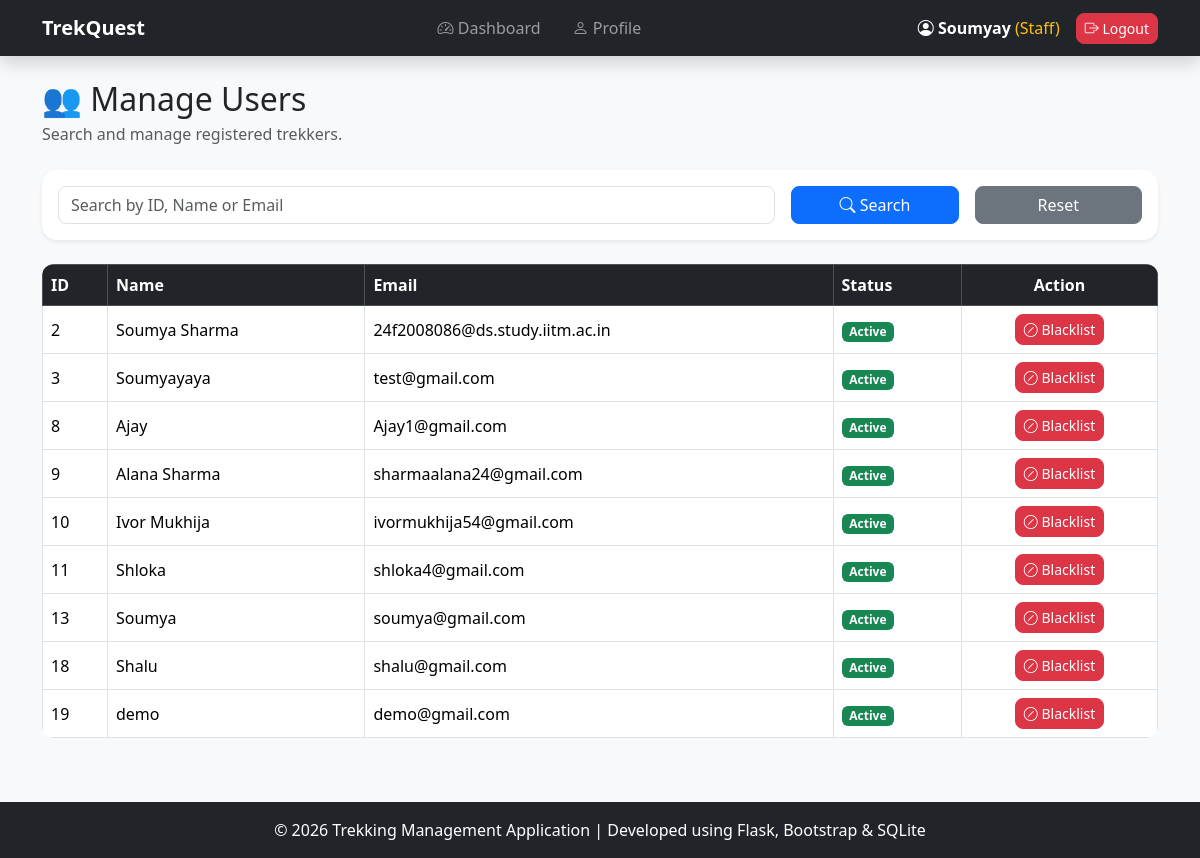
The app's page /manage-users (signed in) with its own data.
### models.py (models this page shows, shortened)
class User(UserMixin, db.Model):
    __tablename__ = "users"
    id = db.Column(
        db.Integer,
        primary_key=True
    )
    name = db.Column(
        db.String(100),
        nullable=False
    )
    email = db.Column(
        db.String(100),
        unique=True,
        nullable=False
    )
    password = db.Column(
        db.String(200),
        nullable=False
    )
    role = db.Column(
        db.String(20),
        nullable=False
    )
    status = db.Column(
        db.String(20),
        default="active"
    )

### app.py (the view)
@app.route("/manage-users")
@login_required
def manage_users():
    search = request.args.get("search")
    users = User.query.filter_by(role="user")
    if search:
        users = users.filter(
            (User.name.contains(search)) |
            (User.email.contains(search)) |
            (User.id == search)
        )
    users = users.all()
    return render_template(
        "manage_users.html",
        users=users,
        search=search
    )

### app.py (called while the page is built)
@login_manager.user_loader
def load_user(user_id):
    return User.query.get(
        int(user_id)
    )

### templates/manage_users.html
{% extends "base.html" %}
{% block content %}
<div class="container mb-5">
    <h2 class="mb-1">
        👥 Manage Users
    </h2>
    <p class="text-muted mb-4">
        Search and manage registered trekkers.
    </p>
    <div class="card shadow-sm border-0 mb-4">
        <div class="card-body">
            <form method="GET">
                <div class="row g-3">
                    <div class="col-md-8">
                        <input
                            type="text"
                            name="search"
                            class="form-control"
                            placeholder="Search by ID, Name or Email"
                            value="{{ search if search else '' }}">
                    </div>
                    <div class="col-md-2">
                        <button class="btn btn-primary w-100">
                            <i class="bi bi-search"></i>
                            Search
                        </button>
                    </div>
                    <div class="col-md-2">
                        <a href="{{ url_for('manage_users') }}"
                           class="btn btn-secondary w-100">
                            Reset
                        </a>
                    </div>
                </div>
            </form>
        </div>
    </div>
    <div class="table-responsive">
        <table class="table table-hover table-bordered align-middle">
            <thead class="table-dark">
                <tr>
                    <th>ID</th>
                    <th>Name</th>
                    <th>Email</th>
                    <th>Status</th>
                    <th class="text-center">Action</th>
                </tr>
            </thead>
            <tbody>
            {% for user in users %}
            <tr>
                <td>{{ user.id }}</td>
                <td>{{ user.name }}</td>
                <td>{{ user.email }}</td>
                <td>
                    {% if user.status=="active" %}
                        <span class="badge bg-success">
                            Active
                        </span>
                    {% elif user.status=="blacklisted" %}
                        <span class="badge bg-danger">
                            Blacklisted
                        </span>
                    {% else %}
                        <span class="badge bg-warning text-dark">
                            {{ user.status }}
                        </span>
                    {% endif %}
                </td>
                <td class="text-center">
                    {% if user.status == "active" %}
                    <a href="{{ url_for('blacklist_user', user_id=user.id) }}"
                        class="btn btn-danger btn-sm">
                        <i class="bi bi-slash-circle"></i>
                        Blacklist
                    </a>
                    {% else %}
                    <a href="{{ url_for('activate_user', user_id=user.id) }}"
                    class="btn btn-success btn-sm">
                        <i class="bi bi-check-circle"></i>
                        Activate
                    </a>
                    {% endif %}
                </td>
            </tr>
            {% endfor %}
            </tbody>
        </table>
    </div>
</div>
{% endblock %}

### templates/base.html (shortened to what this page needs)
<!DOCTYPE html>
<html lang="en">
<head>
    <link href="https://cdn.jsdelivr.net/npm/bootstrap@5.3.3/dist/css/bootstrap.min.css" rel="stylesheet">
    <link rel="stylesheet" href="https://cdn.jsdelivr.net/npm/bootstrap-icons@1.11.3/font/bootstrap-icons.min.css">
</head>
<body class="d-flex flex-column min-vh-100">
    {% if request.endpoint != "home" %}
    <nav class="navbar navbar-expand-lg navbar-dark bg-dark shadow">
        {% endif %}
        <div class="container">
            {% if current_user.is_authenticated %}
            <a class="navbar-brand fw-bold" href="/">TrekQuest</a>
            <div class="collapse navbar-collapse" id="navbarMenu">
                <ul class="navbar-nav mx-auto gap-3">
                    {% if current_user.role=="admin" %}
                    <li class="nav-item">
                        <a class="nav-link" href="{{ url_for('admin_dashboard') }}">
                            <i class="bi bi-speedometer2"></i> Dashboard
                        </a>
                    </li>
                    <li class="nav-item">
                        <a class="nav-link" href="{{ url_for('view_treks') }}">
                            <i class="bi bi-map"></i> Treks
                        </a>
                    </li>
                    <li class="nav-item">
                        <a class="nav-link" href="{{ url_for('add_trek') }}">
                            <i class="bi bi-plus-circle"></i> Add Trek
                        </a>
                    </li>
                    <li class="nav-item">
                        <a class="nav-link" href="{{ url_for('manage_staff') }}">
                            <i class="bi bi-person-badge"></i> Staff
                        </a>
                    </li>
                    <li class="nav-item">
                        <a class="nav-link" href="{{ url_for('manage_users') }}">
                            <i class="bi bi-people"></i> Users
                        </a>
                    </li>
                    <li class="nav-item">
                        <a class="nav-link" href="{{ url_for('view_bookings') }}">
                            <i class="bi bi-journal-bookmark"></i> Bookings
                        </a>
                    </li>
                    {% elif current_user.role=="staff" %}
                    <li class="nav-item">
                        <a class="nav-link" href="{{ url_for('staff_dashboard') }}">
                            <i class="bi bi-speedometer2"></i> Dashboard
                        </a>
                    </li>
                    <li class="nav-item">
                        <a class="nav-link" href="{{ url_for('edit_profile') }}">
                            <i class="bi bi-person"></i> Profile
                        </a>
                    </li>
                    {% endif %}
                </ul>
                <div class="d-flex align-items-center">
                    <span class="text-white me-3">
                        <i class="bi bi-person-circle"></i>
                        <strong>{{ current_user.name }}</strong>
                        <span class="text-warning">
                            ({{ current_user.role|capitalize }})
                        </span>
                    </span>
                    <a href="{{ url_for('logout') }}" class="btn btn-danger btn-sm">
                        <i class="bi bi-box-arrow-right"></i>
                        Logout
                    </a>
                </div>
            </div>
            {% endif %}
        </div>
    </nav>
    <main class="flex-grow-1">
        <div class="m-4">
            {% block content %}
            {% endblock %}
        </div>
    </main>
    {% if request.endpoint != "home" %}
    <footer class="bg-dark text-white text-center py-3 mt-auto">
        © 2026 Trekking Management Application |
        Developed using Flask, Bootstrap & SQLite
    </footer>
    {% endif %}
</body>
</html>

### records on screen
User: name "Soumyay", role "Staff"
User: id "2", name "Soumya Sharma", email "24f2008086@ds.study.iitm.ac.in", status "Active"
User: id "3", name "Soumyayaya", email "test@gmail.com", status "Active"
User: id "8", name "Ajay", email "Ajay1@gmail.com", status "Active"
User: id "9", name "Alana Sharma", email "sharmaalana24@gmail.com", status "Active"
User: id "10", name "Ivor Mukhija", email "ivormukhija54@gmail.com", status "Active"
User: id "11", name "Shloka", email "shloka4@gmail.com", status "Active"
User: id "13", name "Soumya", email "soumya@gmail.com", status "Active"
User: id "18", name "Shalu", email "shalu@gmail.com", status "Active"
User: id "19", name "demo", email "demo@gmail.com", status "Active"
